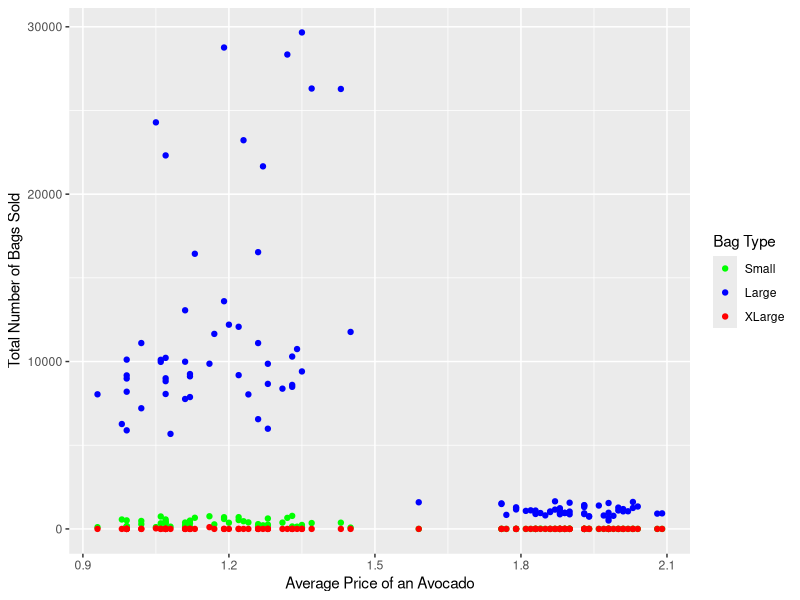
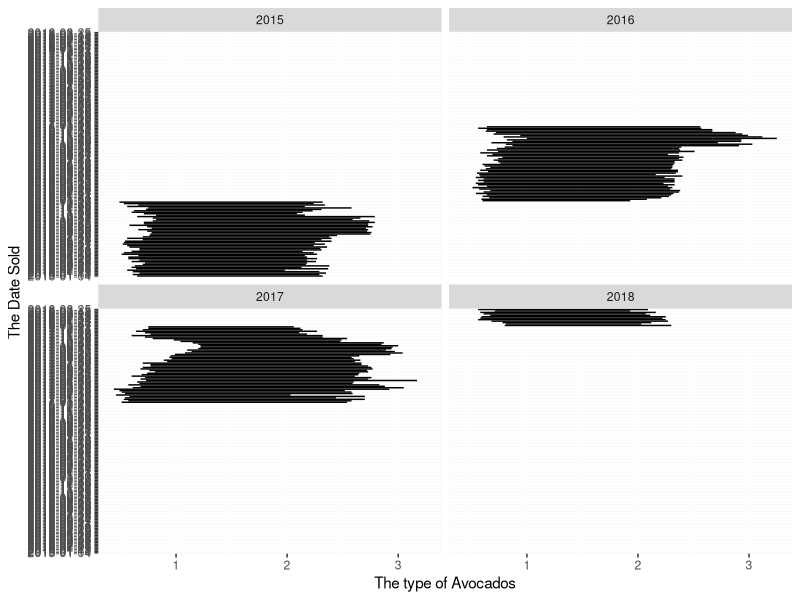
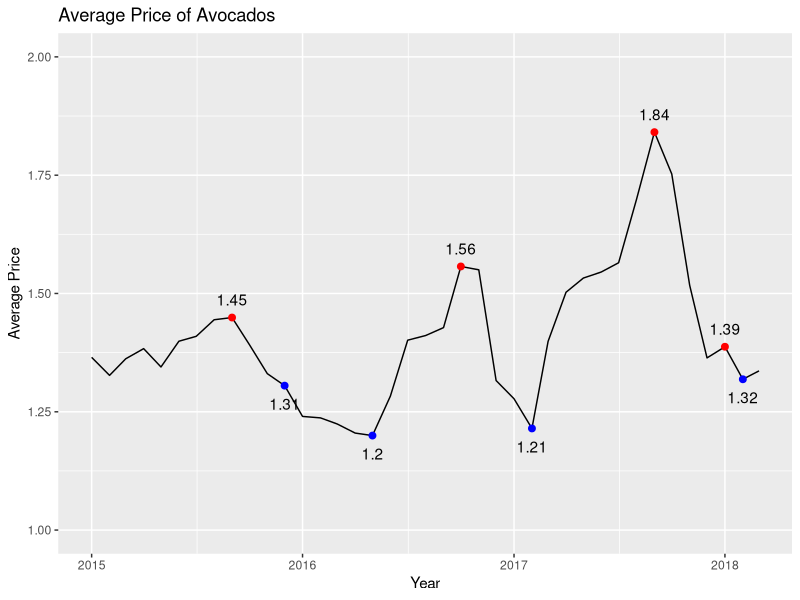
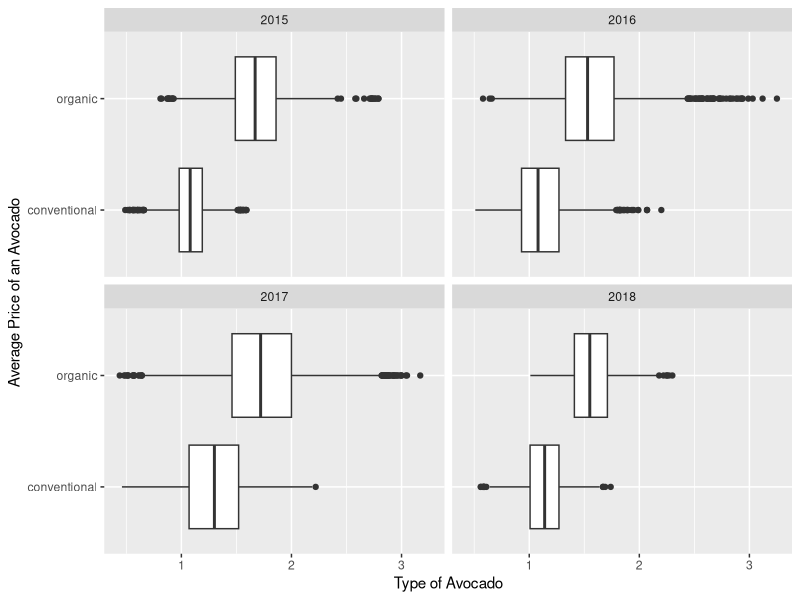
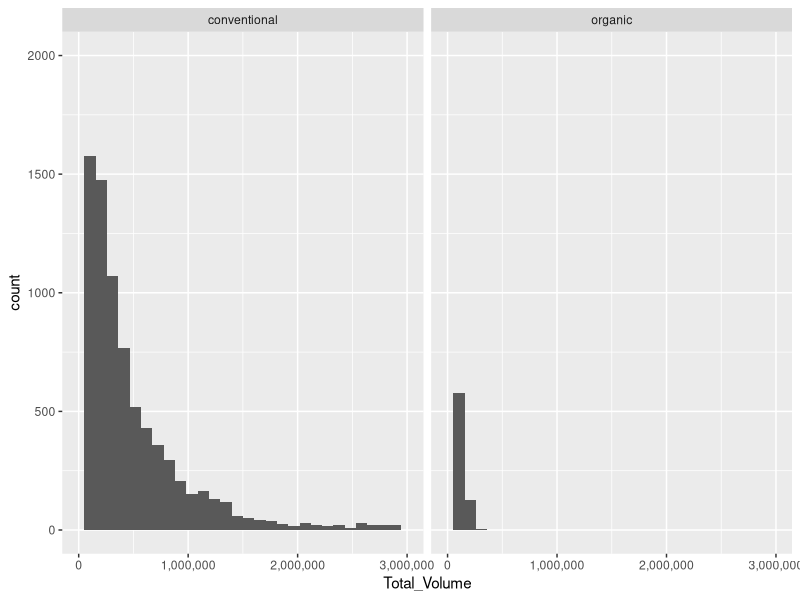

The R script that drew these images, in order:
## ---- chunk 1
knitr::opts_chunk$set(echo = TRUE)
library(ggplot2)
library(dplyr)
## ---- chunk 2
avo = read.csv("avocado.csv", header = TRUE)
avo
## ---- chunk 3
#Kennedy
avo_scatter = avo
avo_scatter <- avo_scatter %>% filter(region == "Albany" & year == "2015")

#Plotting the data 
scatterPlot = ggplot(avo_scatter, aes(x = AveragePrice, 
                                      y = Total_Bags, 
                                      color = variable)) + 
  geom_point(aes(y = Small_Bags, color = "green")) +
  geom_point(aes(y = Large_Bags, color = "blue")) + 
  geom_point(aes(y = XLarge_Bags, color = "red")) +
  scale_color_manual(labels = c("Small", "Large", "XLarge"),
                     values = c("green", "blue", "red"))

print(scatterPlot + labs(x = "Average Price of an Avocado", 
                         y = "Total Number of Bags Sold",
                         color = "Bag Type"))
## ---- chunk 4
#Vrinda
avo_line = avo

linePlot = ggplot(avo_line, aes(x = AveragePrice, y = Date)) + geom_line() +
  facet_wrap(~year)

print(linePlot + labs(x = "The type of Avocados",
                     y = "The Date Sold"))
## ---- chunk 5
#Andrew
#Time Series
avo_time = avo
avo_time2 <- avo_time %>%
  mutate(Date = as.Date(Date)) %>%
  group_by(year = lubridate::year(Date), month = lubridate::month(Date)) %>%
  summarise(ave_price = mean(AveragePrice))

#Most expensive
avo_time_most <- avo_time2 %>% slice_max(ave_price)

#Least expensive
avo_time_least <- avo_time2 %>% slice_min(ave_price)

#Make Graph
ggplot(data = avo_time2, aes(x = as.Date(paste(year, month, "01", sep = "-")), y = ave_price)) +
  geom_line() +
  geom_point(data = avo_time_most, aes(x = as.Date(paste(year, month, "01", sep = "-")), 
                                       y = ave_price), size = 2, color = "red") +
  geom_text(data = avo_time_most, aes(label=round(ave_price, 2),
                                      x = as.Date(paste(year, month, "01", sep = "-")),
                                      y = ave_price), vjust = -1) +
  geom_point(data = avo_time_least, aes(x = as.Date(paste(year, month, "01", sep = "-")), 
                                       y = ave_price), size = 2, color = "blue") +
  geom_text(data = avo_time_least, aes(label=round(ave_price, 2),
                                      x = as.Date(paste(year, month, "01", sep = "-")),
                                      y = ave_price), vjust = 2) +
  labs(title = "Average Price of Avocados", x = "Year", y = "Average Price") +
  ylim(1, 2) 
  
## ---- chunk 6
#Kennedy
avo_box = avo

#Plotting the data
boxPlot = ggplot(avo_box, aes(x = AveragePrice, y = type)) + geom_boxplot() +
  facet_wrap(~year)

print(boxPlot + labs(x = "Type of Avocado",
                     y = "Average Price of an Avocado"))

## ---- chunk 7
#Vrinda
avo_bar = avo

## ---- chunk 8
#Andrew
avo_hist = avo
avo_hist2 <- subset(avo_hist, !(region %in% c("Midsouth", "Northeast", "SouthCentral",
                                              "Southeast", "West", "TotalUS" )))

ggplot(data = avo_hist2, aes(x = Total_Volume)) +
  geom_histogram() +
  scale_x_continuous(limits = c(0, 3000000), labels = scales::comma_format()) +
  coord_cartesian(ylim = c(0, 2000)) +
  facet_wrap(~type)

## ---- chunk 9
avo_mos = avo
## ---- chunk 10
avo_map = avo
